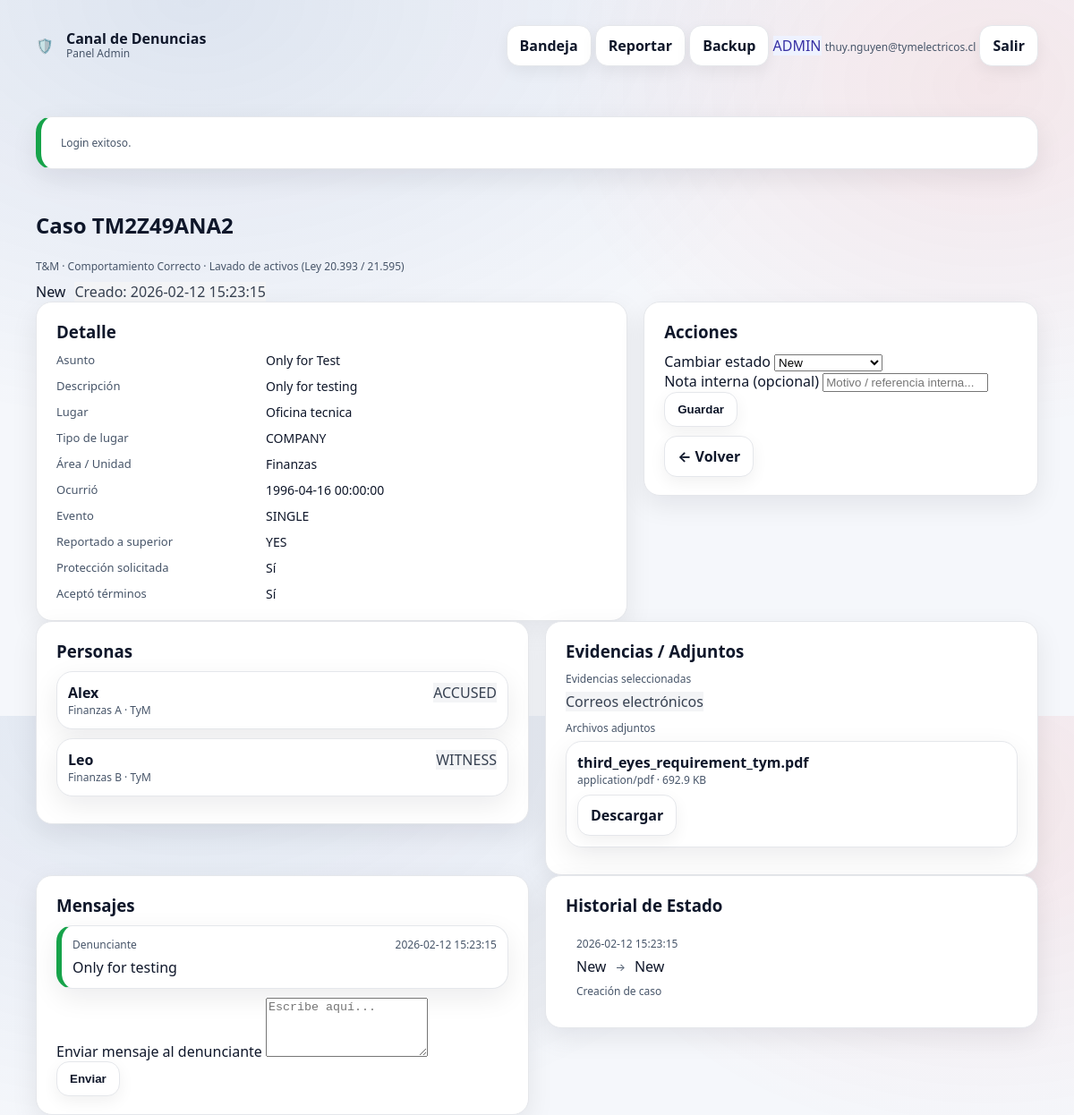
The page /admin/report_view.php?id=51 (signed in) on the database its author committed.
### tables this page shows
CREATE TABLE `portal_admin_user` (
  `id` int(11) NOT NULL,
  `email` varchar(190) NOT NULL,
  `full_name` varchar(160) DEFAULT NULL,
  `role` enum('ADMIN','INVESTIGATOR','READONLY') NOT NULL DEFAULT 'INVESTIGATOR',
  `password_hash` varchar(255) NOT NULL,
  `is_active` tinyint(1) NOT NULL DEFAULT 1,
  `last_login_at` datetime DEFAULT NULL,
  `created_at` timestamp NOT NULL DEFAULT current_timestamp()
);

CREATE TABLE `portal_report` (
  `id` bigint(20) NOT NULL,
  `company_id` int(11) NOT NULL,
  `category_id` int(11) DEFAULT NULL,
  `secondary_classification` varchar(255) DEFAULT NULL,
  `report_key` varchar(16) NOT NULL,
  `password_hash` varchar(255) NOT NULL,
  `is_anonymous` tinyint(1) NOT NULL DEFAULT 1,
  `reporter_name` varchar(120) DEFAULT NULL,
  `reporter_rut` varchar(20) DEFAULT NULL,
  `reporter_email` varchar(160) DEFAULT NULL,
  `reporter_cargo` varchar(120) DEFAULT NULL,
  `reporter_phone` varchar(60) DEFAULT NULL,
  `subject` varchar(200) NOT NULL,
  `description` mediumtext NOT NULL,
  `location` varchar(200) DEFAULT NULL,
  `location_type` enum('COMPANY','PROJECT','REMOTE','OTHER') DEFAULT NULL,
  `area_unit` varchar(160) DEFAULT NULL,
  `occurred_at` datetime DEFAULT NULL,
  `event_kind` enum('SINGLE','REITERATED') NOT NULL DEFAULT 'SINGLE',
  `event_period` varchar(160) DEFAULT NULL,
  `reported_to_superior` enum('YES','NO','NA') NOT NULL DEFAULT 'NA',
  `protection_requested` tinyint(1) NOT NULL DEFAULT 0,
  `protection_detail` varchar(500) DEFAULT NULL,
  `status` varchar(32) NOT NULL DEFAULT 'NEW',
  `terms_accepted` tinyint(1) NOT NULL DEFAULT 0,
  `terms_accepted_at` datetime DEFAULT NULL,
  `terms_accepted_ip` varchar(45) DEFAULT NULL,
  `terms_accepted_ua` varchar(255) DEFAULT NULL,
  `evidence_other_detail` varchar(500) DEFAULT NULL,
  `created_at` timestamp NOT NULL DEFAULT current_timestamp(),
  `updated_at` timestamp NULL DEFAULT NULL ON UPDATE current_timestamp()
);

CREATE TABLE `portal_company` (
  `id` int(11) NOT NULL,
  `name` varchar(120) NOT NULL,
  `slug` varchar(80) NOT NULL,
  `logo_path` varchar(255) DEFAULT NULL,
  `is_active` tinyint(1) NOT NULL DEFAULT 1,
  `created_at` timestamp NOT NULL DEFAULT current_timestamp()
);

CREATE TABLE `portal_category_group` (
  `id` int(11) NOT NULL,
  `company_id` int(11) NOT NULL,
  `code` varchar(40) NOT NULL,
  `name` varchar(160) NOT NULL,
  `law_ref` varchar(80) DEFAULT NULL,
  `description` text DEFAULT NULL,
  `sort_order` int(11) NOT NULL DEFAULT 0,
  `is_active` tinyint(1) NOT NULL DEFAULT 1,
  `created_at` timestamp NOT NULL DEFAULT current_timestamp()
);

CREATE TABLE `portal_category` (
  `id` int(11) NOT NULL,
  `company_id` int(11) NOT NULL,
  `group_id` int(11) DEFAULT NULL,
  `code` varchar(40) DEFAULT NULL,
  `name` varchar(120) NOT NULL,
  `is_active` tinyint(1) NOT NULL DEFAULT 1,
  `sort_order` int(11) NOT NULL DEFAULT 0,
  `created_at` timestamp NOT NULL DEFAULT current_timestamp()
);

CREATE TABLE `portal_report_person` (
  `id` bigint(20) NOT NULL,
  `report_id` bigint(20) NOT NULL,
  `role` enum('ACCUSED','WITNESS') NOT NULL,
  `full_name` varchar(160) DEFAULT NULL,
  `position` varchar(160) DEFAULT NULL,
  `company` varchar(160) DEFAULT NULL,
  `notes` varchar(500) DEFAULT NULL,
  `created_at` timestamp NOT NULL DEFAULT current_timestamp()
);

CREATE TABLE `portal_evidence_type` (
  `id` int(11) NOT NULL,
  `code` varchar(40) NOT NULL,
  `name` varchar(120) NOT NULL
);

CREATE TABLE `portal_report_attachment` (
  `id` bigint(20) NOT NULL,
  `report_id` bigint(20) NOT NULL,
  `stored_path` varchar(255) NOT NULL,
  `original_name` varchar(255) NOT NULL,
  `mime_type` varchar(120) NOT NULL,
  `size_bytes` bigint(20) NOT NULL DEFAULT 0,
  `sha256` char(64) DEFAULT NULL,
  `created_at` timestamp NOT NULL DEFAULT current_timestamp()
);

CREATE TABLE `portal_report_message` (
  `id` bigint(20) NOT NULL,
  `report_id` bigint(20) NOT NULL,
  `sender_type` enum('REPORTER','INVESTIGATOR') NOT NULL DEFAULT 'REPORTER',
  `message` mediumtext NOT NULL,
  `created_at` timestamp NOT NULL DEFAULT current_timestamp()
);

CREATE TABLE `portal_report_status_history` (
  `id` bigint(20) NOT NULL,
  `report_id` bigint(20) NOT NULL,
  `old_status` varchar(32) NOT NULL,
  `new_status` varchar(32) NOT NULL,
  `note` varchar(500) DEFAULT NULL,
  `changed_by_admin_id` int(11) DEFAULT NULL,
  `created_at` timestamp NOT NULL DEFAULT current_timestamp()
);

### admin/report_view.php (the view, shortened to what the rows shown need)
<?php
require_once __DIR__ . "/_admin_bootstrap.php";
$db = db_conn();
$admin = admin_require_login($db);
$id = (int)($_GET['id'] ?? 0);
function fetch_report(mysqli $db, int $id): ?array {
  $sql = "SELECT
            r.*,
            c.name AS company_name,
            cat.name AS category_name,
            g.name AS group_name,
            g.law_ref AS law_ref
          FROM portal_report r
          JOIN portal_company c ON c.id = r.company_id
          LEFT JOIN portal_category cat ON cat.id = r.category_id
          LEFT JOIN portal_category_group g ON g.id = cat.group_id
          WHERE r.id = ? LIMIT 1";
  $st = $db->prepare($sql);
  $st->bind_param("i", $id);
  $st->execute();
  $res = $st->get_result();
  $row = $res->fetch_assoc();
  return $row ?: null;
}
$report = fetch_report($db, $id);
$people = [];
$stp = $db->prepare("SELECT * FROM portal_report_person WHERE report_id = ? ORDER BY id ASC");
$stp->bind_param("i", $id);
$stp->execute();
$rsp = $stp->get_result();
while ($row = $rsp->fetch_assoc()) $people[] = $row;
$evidence = [];
$rse = $db->prepare("SELECT et.code, et.name
                     FROM portal_report_evidence re
                     JOIN portal_evidence_type et ON et.id = re.evidence_type_id
                     WHERE re.report_id = ?
                     ORDER BY et.id ASC");
$rse->bind_param("i", $id);
$rse->execute();
$rese = $rse->get_result();
while ($row = $rese->fetch_assoc()) $evidence[] = $row;
$attachments = [];
$rsa = $db->prepare("SELECT * FROM portal_report_attachment WHERE report_id = ? ORDER BY id ASC");
$rsa->bind_param("i", $id);
$rsa->execute();
$resa = $rsa->get_result();
while ($row = $resa->fetch_assoc()) $attachments[] = $row;
$messages = [];
$rsm = $db->prepare("SELECT * FROM portal_report_message WHERE report_id = ? ORDER BY created_at ASC");
$rsm->bind_param("i", $id);
$rsm->execute();
$resm = $rsm->get_result();
while ($row = $resm->fetch_assoc()) $messages[] = $row;
$history = [];
$rsh = $db->prepare("SELECT h.*, u.email AS admin_email
                     FROM portal_report_status_history h
                     LEFT JOIN portal_admin_user u ON u.id = h.changed_by_admin_id
                     WHERE h.report_id = ?
                     ORDER BY h.created_at DESC, h.id DESC");
$rsh->bind_param("i", $id);
$rsh->execute();
$resh = $rsh->get_result();
while ($row = $resh->fetch_assoc()) $history[] = $row;
require __DIR__ . "/_layout_top.php";
?>
<section class="hero" style="padding-top:26px">
  <h1>Caso <?= h($report['report_key']) ?></h1>
  <p class="small">
    <?= h($report['company_name']) ?> ·
    <?= h($report['group_name'] ?? '-') ?> ·
    <?= h($report['category_name'] ?? '-') ?>
    <?php if (!empty($report['law_ref'])): ?> (<?= h($report['law_ref']) ?>)<?php endif; ?>
  </p>
  <div style="display:flex;gap:10px;flex-wrap:wrap;margin-top:8px">
    <span class="tag <?= h(admin_status_tag_class((string)$report['status'])) ?>"><?= h(status_label((string)$report['status'])) ?></span>
    <span class="tag tag-neutral">Creado: <?= h($report['created_at']) ?></span>
  </div>
</section>
<div class="grid" style="grid-template-columns: 1.2fr .8fr; align-items:start">
  <div class="card">
    <div class="kv">
      <div class="k">Asunto</div><div class="v"><?= h($report['subject']) ?></div>
      <div class="k">Descripción</div><div class="v"><?= nl2br(h($report['description'])) ?></div>
      <div class="k">Lugar</div><div class="v"><?= h($report['location'] ?? '-') ?></div>
      <div class="k">Tipo de lugar</div><div class="v"><?= h($report['location_type'] ?? '-') ?></div>
      <div class="k">Área / Unidad</div><div class="v"><?= h($report['area_unit'] ?? '-') ?></div>
      <div class="k">Ocurrió</div><div class="v"><?= h($report['occurred_at'] ?? '-') ?></div>
      <div class="k">Evento</div><div class="v"><?= h($report['event_kind'] ?? '-') ?> <?= !empty($report['event_period']) ? ' · '.h($report['event_period']) : '' ?></div>
      <div class="k">Reportado a superior</div><div class="v"><?= h($report['reported_to_superior'] ?? '-') ?></div>
      <div class="k">Protección solicitada</div><div class="v"><?= ((int)$report['protection_requested']===1) ? 'Sí' : 'No' ?></div>
      <div class="k">Aceptó términos</div><div class="v"><?= ((int)$report['terms_accepted']===1) ? 'Sí' : 'No' ?></div>
    </div>
  </div>
  <div class="card">
    <form method="post" class="form-grid" style="margin-bottom:10px">
      <div>
        <label>Nota interna (opcional)</label>
        <input name="note" placeholder="Motivo / referencia interna..." <?= admin_can_edit($admin) ? '' : 'disabled' ?>>
      </div>
    </form>
  </div>
</div>
<div class="grid" style="grid-template-columns: 1fr 1fr; align-items:start">
  <div class="card">
    <?php if (!$people): ?>
      <div class="small">Sin registros.</div>
    <?php else: ?>
      <?php foreach ($people as $p): ?>
        <div class="card" style="padding:12px;margin:0 0 10px">
          <div style="display:flex;justify-content:space-between;gap:10px;align-items:center">
            <div style="font-weight:800"><?= h($p['full_name'] ?? '-') ?></div>
            <span class="tag tag-neutral"><?= h($p['role']) ?></span>
          </div>
          <div class="small">
            <?= h($p['position'] ?? '-') ?>
            <?php if (!empty($p['company'])): ?> · <?= h($p['company']) ?><?php endif; ?>
          </div>
        </div>
      <?php endforeach; ?>
    <?php endif; ?>
  </div>
  <div class="card">
    <div style="margin-bottom:10px">
      <div class="small" style="margin-bottom:6px">Evidencias seleccionadas</div>
      <?php if (!$evidence): ?>
        <span class="tag tag-neutral">Ninguna</span>
      <?php else: ?>
        <?php foreach ($evidence as $e): ?>
          <span class="tag tag-neutral"><?= h($e['name']) ?></span>
        <?php endforeach; ?>
      <?php endif; ?>
    </div>
    <div>
      <?php if (!$attachments): ?>
        <div class="small">Sin archivos.</div>
      <?php else: ?>
        <?php foreach ($attachments as $a): ?>
          <div class="card" style="padding:12px;margin:0 0 10px">
            <div style="font-weight:800"><?= h($a['original_name']) ?></div>
            <div class="small"><?= h($a['mime_type']) ?> · <?= h(admin_format_bytes((int)$a['size_bytes'])) ?></div>
            <div style="margin-top:8px">
              <a class="btn btn-ghost" href="<?= admin_link('/admin/download.php?id='.(int)$a['id']) ?>">Descargar</a>
            </div>
          </div>
        <?php endforeach; ?>
      <?php endif; ?>
    </div>
  </div>
</div>
<div class="grid" style="grid-template-columns: 1fr 1fr; align-items:start">
  <div class="card">
    <?php if (!$messages): ?>
      <div class="small">Aún no hay mensajes.</div>
    <?php else: ?>
      <?php foreach ($messages as $m): ?>
        <?php $fromInv = ($m['sender_type'] ?? '') === 'INVESTIGATOR'; ?>
        <div class="card" style="padding:12px;margin:0 0 10px;border-left:6px solid <?= $fromInv ? '#4f46e5' : '#16a34a' ?>;">
          <div class="small" style="display:flex;justify-content:space-between;gap:10px">
            <span><?= $fromInv ? 'Investigador' : 'Denunciante' ?></span>
            <span><?= h($m['created_at']) ?></span>
          </div>
          <div style="margin-top:6px"><?= nl2br(h($m['message'])) ?></div>
        </div>
      <?php endforeach; ?>
    <?php endif; ?>
    <form method="post" class="form-grid" style="margin-top:10px">
      <div>
        <label>Enviar mensaje al denunciante</label>
        <textarea name="message" rows="4" placeholder="Escribe aquí..." <?= admin_can_edit($admin) ? '' : 'disabled' ?>></textarea>
      </div>
    </form>
  </div>
  <div class="card">
    <?php if (!$history): ?>
      <div class="small">Sin historial (verifica que creaste la tabla portal_report_status_history).</div>
    <?php else: ?>
      <div class="timeline">
        <?php foreach ($history as $hrow): ?>
          <div class="item">
            <div class="meta">
              <?= h($hrow['created_at']) ?>
            </div>
            <div style="display:flex;gap:10px;align-items:center;flex-wrap:wrap">
              <span class="tag <?= h(admin_status_tag_class((string)$hrow['old_status'])) ?>"><?= h(status_label((string)$hrow['old_status'])) ?></span>
              <span class="small">→</span>
              <span class="tag <?= h(admin_status_tag_class((string)$hrow['new_status'])) ?>"><?= h(status_label((string)$hrow['new_status'])) ?></span>
            </div>
            <?php if (!empty($hrow['note'])): ?>
              <div class="small" style="margin-top:8px"><?= h($hrow['note']) ?></div>
            <?php endif; ?>
          </div>
        <?php endforeach; ?>
      </div>
    <?php endif; ?>
  </div>
</div>
<?php require __DIR__ . "/_layout_bottom.php"; ?>

### admin/_layout_top.php (shortened to what the rows shown need)
<?php
$admin = $admin ?? null;
?>
<!doctype html>
<html lang="es">
<head>
  <link rel="stylesheet" href="<?= base_url() ?>/assets/css/portal.css">
  <link rel="stylesheet" href="<?= base_url() ?>/assets/css/admin.css">
</head>
<body>
<header class="topbar">
  <div class="container" style="display:flex;align-items:center;justify-content:space-between;gap:16px">
    <nav class="navlinks">
      <a class="btn btn-ghost" href="<?= admin_link('/admin/index.php') ?>">Bandeja</a>
      <a class="btn btn-ghost" href="<?= admin_link('/reportar.php') ?>">Reportar</a>
      <?php if ($admin): ?>
        <?php if (admin_is_admin($admin)): ?>
          <a class="btn btn-ghost" href="<?= admin_link('/admin/backup.php') ?>">Backup</a>
        <?php endif; ?>
        <span class="tag <?= h(admin_status_tag_class('IN_REVIEW')) ?>"><?= h($admin['role']) ?></span>
        <span class="small"><?= h($admin['email']) ?></span>
        <a class="btn" href="<?= admin_link('/admin/logout.php') ?>">Salir</a>
      <?php endif; ?>
    </nav>
  </div>
</header>
<main class="page">
  <div class="container">

### rows shown on the page
portal_admin_user: role "ADMIN", email "thuy.nguyen@tymelectricos.cl"
portal_report: report_key "TM2Z49ANA2", company.name "T&M", portal_category_group.name "Comportamiento Correcto", category.name "Lavado de activos", portal_category_group.law_ref "Ley 20.393 / 21.595", status "New", created_at "2026-02-12 15:23:15", subject "Only for Test", description "Only for testing", location "Oficina tecnica", location_type "COMPANY", area_unit "Finanzas", occurred_at "1996-04-16 00:00:00", event_kind "SINGLE", reported_to_superior "YES"
portal_report_person: full_name "Alex", role "ACCUSED", position "Finanzas A", company "TyM"
portal_report_person: full_name "Leo", role "WITNESS", position "Finanzas B", company "TyM"
portal_evidence_type: name "Correos electrónicos"
portal_report_attachment: original_name "third_eyes_requirement_tym.pdf", mime_type "application/pdf", size_bytes "692.9 KB"
portal_report_message: sender_type "Denunciante", created_at "2026-02-12 15:23:15", message "Only for testing"
portal_report_status_history: created_at "2026-02-12 15:23:15", old_status "New", new_status "New", note "Creación de caso"

### other values the page prints
$flash['msg'] "Login exitoso."
form field new_status "New"
